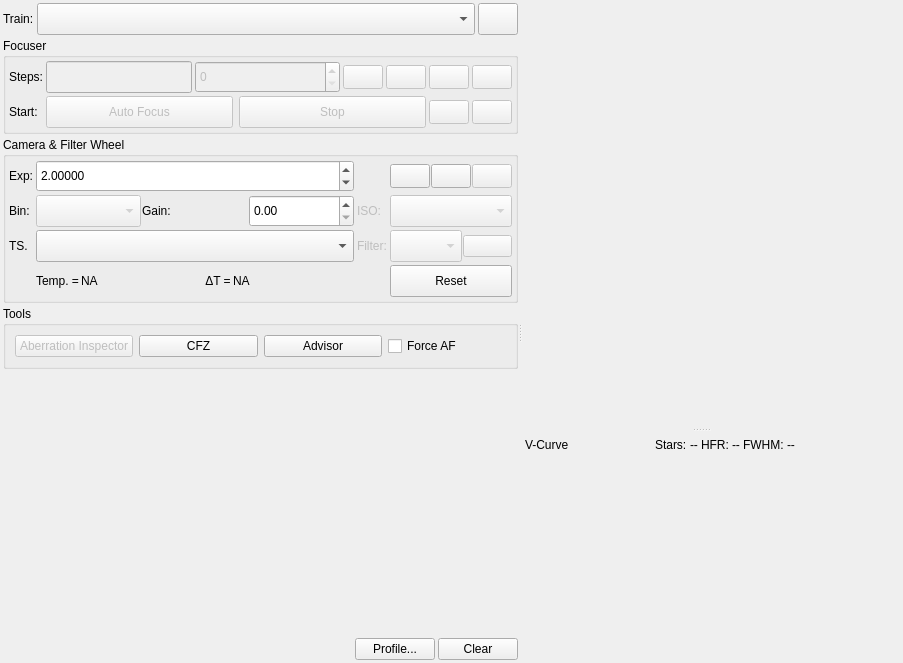
<?xml version="1.0" encoding="UTF-8"?>
<ui version="4.0">
 <class>Focus</class>
 <widget class="QWidget" name="Focus">
  <property name="geometry">
   <rect>
    <x>0</x>
    <y>0</y>
    <width>903</width>
    <height>663</height>
   </rect>
  </property>
  <property name="sizePolicy">
   <sizepolicy hsizetype="Preferred" vsizetype="Fixed">
    <horstretch>0</horstretch>
    <verstretch>0</verstretch>
   </sizepolicy>
  </property>
  <property name="layoutDirection">
   <enum>Qt::LeftToRight</enum>
  </property>
  <layout class="QHBoxLayout" name="horizontalLayout_5">
   <property name="spacing">
    <number>3</number>
   </property>
   <property name="leftMargin">
    <number>3</number>
   </property>
   <property name="topMargin">
    <number>3</number>
   </property>
   <property name="rightMargin">
    <number>3</number>
   </property>
   <property name="bottomMargin">
    <number>3</number>
   </property>
   <item>
    <widget class="QSplitter" name="focusSplitter">
     <property name="orientation">
      <enum>Qt::Horizontal</enum>
     </property>
     <widget class="QWidget" name="layoutWidget">
      <layout class="QVBoxLayout" name="leftLayout" stretch="0,0,0,0,0,0">
       <property name="spacing">
        <number>3</number>
       </property>
       <property name="sizeConstraint">
        <enum>QLayout::SetDefaultConstraint</enum>
       </property>
       <item>
        <layout class="QHBoxLayout" name="trainLayout">
         <property name="spacing">
          <number>3</number>
         </property>
         <property name="sizeConstraint">
          <enum>QLayout::SetFixedSize</enum>
         </property>
         <item>
          <widget class="QLabel" name="trainLabel">
           <property name="sizePolicy">
            <sizepolicy hsizetype="Preferred" vsizetype="Preferred">
             <horstretch>0</horstretch>
             <verstretch>0</verstretch>
            </sizepolicy>
           </property>
           <property name="text">
            <string>Train:</string>
           </property>
          </widget>
         </item>
         <item alignment="Qt::AlignTop">
          <widget class="QComboBox" name="opticalTrainCombo">
           <property name="sizePolicy">
            <sizepolicy hsizetype="MinimumExpanding" vsizetype="Fixed">
             <horstretch>0</horstretch>
             <verstretch>0</verstretch>
            </sizepolicy>
           </property>
           <property name="minimumSize">
            <size>
             <width>0</width>
             <height>32</height>
            </size>
           </property>
          </widget>
         </item>
         <item>
          <widget class="QPushButton" name="trainB">
           <property name="sizePolicy">
            <sizepolicy hsizetype="Minimum" vsizetype="Fixed">
             <horstretch>0</horstretch>
             <verstretch>0</verstretch>
            </sizepolicy>
           </property>
           <property name="minimumSize">
            <size>
             <width>24</width>
             <height>24</height>
            </size>
           </property>
           <property name="maximumSize">
            <size>
             <width>16777215</width>
             <height>32</height>
            </size>
           </property>
           <property name="text">
            <string/>
           </property>
           <property name="icon">
            <iconset theme="document-edit">
             <normaloff>../../../../../../../../../../Projects2/kstars/kstars/ekos/focus</normaloff>../../../../../../../../../../Projects2/kstars/kstars/ekos/focus</iconset>
           </property>
           <property name="iconSize">
            <size>
             <width>24</width>
             <height>24</height>
            </size>
           </property>
          </widget>
         </item>
        </layout>
       </item>
       <item>
        <widget class="QGroupBox" name="focuserGroup">
         <property name="sizePolicy">
          <sizepolicy hsizetype="Preferred" vsizetype="Fixed">
           <horstretch>0</horstretch>
           <verstretch>0</verstretch>
          </sizepolicy>
         </property>
         <property name="title">
          <string>Focuser</string>
         </property>
         <layout class="QGridLayout" name="gridLayout_3">
          <property name="leftMargin">
           <number>3</number>
          </property>
          <property name="topMargin">
           <number>3</number>
          </property>
          <property name="rightMargin">
           <number>3</number>
          </property>
          <property name="bottomMargin">
           <number>3</number>
          </property>
          <property name="spacing">
           <number>3</number>
          </property>
          <item row="3" column="3">
           <widget class="QPushButton" name="stopFocusB">
            <property name="enabled">
             <bool>false</bool>
            </property>
            <property name="sizePolicy">
             <sizepolicy hsizetype="Expanding" vsizetype="Fixed">
              <horstretch>0</horstretch>
              <verstretch>0</verstretch>
             </sizepolicy>
            </property>
            <property name="minimumSize">
             <size>
              <width>0</width>
              <height>32</height>
             </size>
            </property>
            <property name="toolTip">
             <string>Stop Auto Focus process</string>
            </property>
            <property name="text">
             <string>Stop</string>
            </property>
           </widget>
          </item>
          <item row="3" column="6">
           <widget class="QPushButton" name="captureB">
            <property name="enabled">
             <bool>false</bool>
            </property>
            <property name="minimumSize">
             <size>
              <width>24</width>
              <height>24</height>
             </size>
            </property>
            <property name="toolTip">
             <string>Capture image</string>
            </property>
            <property name="text">
             <string/>
            </property>
            <property name="icon">
             <iconset theme="camera-photo">
              <normaloff>../../../../../../../../../../Projects2/kstars/kstars/ekos/focus</normaloff>../../../../../../../../../../Projects2/kstars/kstars/ekos/focus</iconset>
            </property>
            <property name="iconSize">
             <size>
              <width>24</width>
              <height>24</height>
             </size>
            </property>
           </widget>
          </item>
          <item row="1" column="0">
           <widget class="QLabel" name="label_16">
            <property name="text">
             <string>Steps:</string>
            </property>
            <property name="buddy">
             <cstring>absTicksLabel</cstring>
            </property>
           </widget>
          </item>
          <item row="3" column="5">
           <widget class="QPushButton" name="startLoopB">
            <property name="enabled">
             <bool>false</bool>
            </property>
            <property name="minimumSize">
             <size>
              <width>24</width>
              <height>24</height>
             </size>
            </property>
            <property name="toolTip">
             <string>Start framing</string>
            </property>
            <property name="text">
             <string/>
            </property>
            <property name="icon">
             <iconset theme="media-playlist-repeat">
              <normaloff>../../../../../../../../../../Projects2/kstars/kstars/ekos/focus</normaloff>../../../../../../../../../../Projects2/kstars/kstars/ekos/focus</iconset>
            </property>
            <property name="iconSize">
             <size>
              <width>24</width>
              <height>24</height>
             </size>
            </property>
           </widget>
          </item>
          <item row="3" column="0">
           <widget class="QLabel" name="label_22">
            <property name="text">
             <string>Start:</string>
            </property>
            <property name="buddy">
             <cstring>startFocusB</cstring>
            </property>
           </widget>
          </item>
          <item row="3" column="1">
           <widget class="QPushButton" name="startFocusB">
            <property name="enabled">
             <bool>false</bool>
            </property>
            <property name="sizePolicy">
             <sizepolicy hsizetype="Expanding" vsizetype="Fixed">
              <horstretch>0</horstretch>
              <verstretch>0</verstretch>
             </sizepolicy>
            </property>
            <property name="minimumSize">
             <size>
              <width>0</width>
              <height>32</height>
             </size>
            </property>
            <property name="toolTip">
             <string>Start Auto Focus process</string>
            </property>
            <property name="text">
             <string>Auto Focus</string>
            </property>
            <property name="autoDefault">
             <bool>true</bool>
            </property>
            <property name="default">
             <bool>true</bool>
            </property>
           </widget>
          </item>
          <item row="1" column="1" colspan="3">
           <layout class="QHBoxLayout" name="focuserPositionBox" stretch="1,1,0,0">
            <property name="spacing">
             <number>3</number>
            </property>
            <item>
             <widget class="QLineEdit" name="absTicksLabel">
              <property name="enabled">
               <bool>false</bool>
              </property>
              <property name="minimumSize">
               <size>
                <width>0</width>
                <height>32</height>
               </size>
              </property>
              <property name="toolTip">
               <string>Current absolute focuser position</string>
              </property>
              <property name="styleSheet">
               <string notr="true">QLineEdit[readOnly=&quot;true&quot;] { color: gray }</string>
              </property>
              <property name="readOnly">
               <bool>true</bool>
              </property>
             </widget>
            </item>
            <item>
             <widget class="QSpinBox" name="absTicksSpin">
              <property name="enabled">
               <bool>false</bool>
              </property>
              <property name="sizePolicy">
               <sizepolicy hsizetype="Expanding" vsizetype="Fixed">
                <horstretch>0</horstretch>
                <verstretch>0</verstretch>
               </sizepolicy>
              </property>
              <property name="minimumSize">
               <size>
                <width>0</width>
                <height>32</height>
               </size>
              </property>
              <property name="toolTip">
               <string>Desired absolute focus position</string>
              </property>
             </widget>
            </item>
            <item>
             <widget class="QPushButton" name="startGotoB">
              <property name="enabled">
               <bool>false</bool>
              </property>
              <property name="minimumSize">
               <size>
                <width>24</width>
                <height>24</height>
               </size>
              </property>
              <property name="toolTip">
               <string>Go to an absolute focus position</string>
              </property>
              <property name="text">
               <string/>
              </property>
              <property name="icon">
               <iconset theme="run-build">
                <normaloff>../../../../../../../../../../Projects2/kstars/kstars/ekos/focus</normaloff>../../../../../../../../../../Projects2/kstars/kstars/ekos/focus</iconset>
              </property>
              <property name="iconSize">
               <size>
                <width>28</width>
                <height>28</height>
               </size>
              </property>
             </widget>
            </item>
            <item>
             <widget class="QPushButton" name="stopGotoB">
              <property name="enabled">
               <bool>false</bool>
              </property>
              <property name="minimumSize">
               <size>
                <width>24</width>
                <height>24</height>
               </size>
              </property>
              <property name="toolTip">
               <string>Stop focuser motion</string>
              </property>
              <property name="text">
               <string/>
              </property>
              <property name="icon">
               <iconset theme="process-stop">
                <normaloff>../../../../../../../../../../Projects2/kstars/kstars/ekos/focus</normaloff>../../../../../../../../../../Projects2/kstars/kstars/ekos/focus</iconset>
              </property>
              <property name="iconSize">
               <size>
                <width>28</width>
                <height>28</height>
               </size>
              </property>
             </widget>
            </item>
           </layout>
          </item>
          <item row="1" column="6">
           <widget class="QPushButton" name="focusOutB">
            <property name="enabled">
             <bool>false</bool>
            </property>
            <property name="minimumSize">
             <size>
              <width>24</width>
              <height>24</height>
             </size>
            </property>
            <property name="toolTip">
             <string>&lt;html&gt;&lt;head/&gt;&lt;body&gt;&lt;p&gt;Focus Out. Use shift and ctrl key for motion speed up. The factors are configured in the focuser's mechanical options.&lt;/p&gt;&lt;p&gt;For SCTs this is usually CW.&lt;/p&gt;&lt;/body&gt;&lt;/html&gt;</string>
            </property>
            <property name="statusTip">
             <string/>
            </property>
            <property name="text">
             <string/>
            </property>
            <property name="icon">
             <iconset theme="format-align-vertical-top">
              <normaloff>../../../../../../../../../../Projects2/kstars/kstars/ekos/focus</normaloff>../../../../../../../../../../Projects2/kstars/kstars/ekos/focus</iconset>
            </property>
            <property name="iconSize">
             <size>
              <width>24</width>
              <height>24</height>
             </size>
            </property>
           </widget>
          </item>
          <item row="1" column="5">
           <widget class="QPushButton" name="focusInB">
            <property name="enabled">
             <bool>false</bool>
            </property>
            <property name="minimumSize">
             <size>
              <width>24</width>
              <height>24</height>
             </size>
            </property>
            <property name="toolTip">
             <string>&lt;html&gt;&lt;head/&gt;&lt;body&gt;&lt;p&gt;Focus In. Use shift and ctrl key for motion speed up. The factors are configured in the focuser's mechanical options.&lt;/p&gt;&lt;p&gt;For SCTs this is usually CCW.&lt;/p&gt;&lt;/body&gt;&lt;/html&gt;</string>
            </property>
            <property name="statusTip">
             <string/>
            </property>
            <property name="text">
             <string/>
            </property>
            <property name="icon">
             <iconset theme="format-align-vertical-bottom">
              <normaloff>../../../../../../../../../../Projects2/kstars/kstars/ekos/focus</normaloff>../../../../../../../../../../Projects2/kstars/kstars/ekos/focus</iconset>
            </property>
            <property name="iconSize">
             <size>
              <width>24</width>
              <height>24</height>
             </size>
            </property>
           </widget>
          </item>
         </layout>
        </widget>
       </item>
       <item>
        <widget class="QGroupBox" name="ccdGroup">
         <property name="sizePolicy">
          <sizepolicy hsizetype="Preferred" vsizetype="Fixed">
           <horstretch>0</horstretch>
           <verstretch>0</verstretch>
          </sizepolicy>
         </property>
         <property name="title">
          <string>Camera &amp;&amp; Filter Wheel</string>
         </property>
         <layout class="QGridLayout" name="gridLayout_4">
          <property name="leftMargin">
           <number>3</number>
          </property>
          <property name="topMargin">
           <number>3</number>
          </property>
          <property name="rightMargin">
           <number>3</number>
          </property>
          <property name="bottomMargin">
           <number>3</number>
          </property>
          <property name="spacing">
           <number>3</number>
          </property>
          <item row="1" column="1">
           <layout class="QHBoxLayout" name="horizontalLayout_2">
            <property name="spacing">
             <number>1</number>
            </property>
            <item>
             <widget class="QComboBox" name="focusBinning">
              <property name="enabled">
               <bool>false</bool>
              </property>
              <property name="minimumSize">
               <size>
                <width>0</width>
                <height>32</height>
               </size>
              </property>
             </widget>
            </item>
            <item>
             <widget class="QLabel" name="gainLabel">
              <property name="toolTip">
               <string>Exposure time in seconds</string>
              </property>
              <property name="text">
               <string>Gain:</string>
              </property>
              <property name="buddy">
               <cstring>focusGain</cstring>
              </property>
             </widget>
            </item>
            <item>
             <widget class="QDoubleSpinBox" name="focusGain">
              <property name="minimumSize">
               <size>
                <width>0</width>
                <height>32</height>
               </size>
              </property>
             </widget>
            </item>
           </layout>
          </item>
          <item row="0" column="0">
           <widget class="QLabel" name="focusExposureLabel">
            <property name="toolTip">
             <string>Exposure time in seconds</string>
            </property>
            <property name="text">
             <string>Exp:</string>
            </property>
            <property name="buddy">
             <cstring>focusExposure</cstring>
            </property>
           </widget>
          </item>
          <item row="2" column="1">
           <widget class="QComboBox" name="defaultFocusTemperatureSource">
            <property name="minimumSize">
             <size>
              <width>0</width>
              <height>32</height>
             </size>
            </property>
            <property name="toolTip">
             <string>Select focuser temperature source</string>
            </property>
           </widget>
          </item>
          <item row="1" column="0">
           <widget class="QLabel" name="focusBinningLabel">
            <property name="text">
             <string>Bin:</string>
            </property>
            <property name="buddy">
             <cstring>focusBinning</cstring>
            </property>
           </widget>
          </item>
          <item row="2" column="3">
           <layout class="QHBoxLayout" name="horizontalLayout_10">
            <property name="spacing">
             <number>1</number>
            </property>
            <item>
             <widget class="QComboBox" name="focusFilter">
              <property name="enabled">
               <bool>false</bool>
              </property>
              <property name="minimumSize">
               <size>
                <width>0</width>
                <height>32</height>
               </size>
              </property>
             </widget>
            </item>
            <item>
             <widget class="QPushButton" name="filterManagerB">
              <property name="enabled">
               <bool>false</bool>
              </property>
              <property name="toolTip">
               <string>Filter Settings...</string>
              </property>
              <property name="text">
               <string/>
              </property>
              <property name="icon">
               <iconset theme="view-filter">
                <normaloff>../../../../../../../../../../Projects2/kstars/kstars/ekos/focus</normaloff>../../../../../../../../../../Projects2/kstars/kstars/ekos/focus</iconset>
              </property>
              <property name="iconSize">
               <size>
                <width>24</width>
                <height>24</height>
               </size>
              </property>
             </widget>
            </item>
           </layout>
          </item>
          <item row="2" column="0">
           <widget class="QLabel" name="temperatureSourceLabel">
            <property name="toolTip">
             <string>Focuser temperature source</string>
            </property>
            <property name="text">
             <string>TS.</string>
            </property>
            <property name="buddy">
             <cstring>defaultFocusTemperatureSource</cstring>
            </property>
           </widget>
          </item>
          <item row="0" column="3">
           <layout class="QHBoxLayout" name="horizontalLayout_3">
            <property name="spacing">
             <number>1</number>
            </property>
            <item>
             <widget class="QPushButton" name="toggleFullScreenB">
              <property name="minimumSize">
               <size>
                <width>24</width>
                <height>24</height>
               </size>
              </property>
              <property name="toolTip">
               <string>Toggle Full Screen</string>
              </property>
              <property name="text">
               <string/>
              </property>
              <property name="iconSize">
               <size>
                <width>24</width>
                <height>24</height>
               </size>
              </property>
             </widget>
            </item>
            <item>
             <widget class="QPushButton" name="showFITSViewerB">
              <property name="minimumSize">
               <size>
                <width>24</width>
                <height>24</height>
               </size>
              </property>
              <property name="toolTip">
               <string>Show in FITS Viewer...</string>
              </property>
              <property name="text">
               <string/>
              </property>
              <property name="iconSize">
               <size>
                <width>24</width>
                <height>24</height>
               </size>
              </property>
             </widget>
            </item>
            <item>
             <widget class="QPushButton" name="liveVideoB">
              <property name="enabled">
               <bool>false</bool>
              </property>
              <property name="minimumSize">
               <size>
                <width>24</width>
                <height>24</height>
               </size>
              </property>
              <property name="toolTip">
               <string>Live Video...</string>
              </property>
              <property name="text">
               <string/>
              </property>
              <property name="icon">
               <iconset theme="camera-off">
                <normaloff>../../../../../../../../../../Projects2/kstars/kstars/ekos/focus</normaloff>../../../../../../../../../../Projects2/kstars/kstars/ekos/focus</iconset>
              </property>
              <property name="iconSize">
               <size>
                <width>24</width>
                <height>24</height>
               </size>
              </property>
              <property name="checkable">
               <bool>true</bool>
              </property>
             </widget>
            </item>
           </layout>
          </item>
          <item row="2" column="2">
           <widget class="QLabel" name="FilterPosLabel">
            <property name="enabled">
             <bool>false</bool>
            </property>
            <property name="toolTip">
             <string>Number of images to capture</string>
            </property>
            <property name="whatsThis">
             <string/>
            </property>
            <property name="text">
             <string>Filter:</string>
            </property>
            <property name="buddy">
             <cstring>focusFilter</cstring>
            </property>
           </widget>
          </item>
          <item row="1" column="3">
           <widget class="QComboBox" name="focusISO">
            <property name="enabled">
             <bool>false</bool>
            </property>
            <property name="minimumSize">
             <size>
              <width>0</width>
              <height>32</height>
             </size>
            </property>
           </widget>
          </item>
          <item row="0" column="1">
           <layout class="QHBoxLayout" name="horizontalLayout">
            <property name="spacing">
             <number>1</number>
            </property>
            <item>
             <widget class="ExposureWidget" name="focusExposure">
              <property name="minimumSize">
               <size>
                <width>0</width>
                <height>32</height>
               </size>
              </property>
              <property name="decimals">
               <number>5</number>
              </property>
              <property name="minimum">
               <double>0.000010000000000</double>
              </property>
              <property name="maximum">
               <double>300.000000000000000</double>
              </property>
              <property name="singleStep">
               <double>1.000000000000000</double>
              </property>
              <property name="stepType">
               <enum>QAbstractSpinBox::DefaultStepType</enum>
              </property>
              <property name="value">
               <double>2.000000000000000</double>
              </property>
             </widget>
            </item>
           </layout>
          </item>
          <item row="3" column="1">
           <layout class="QHBoxLayout" name="horizontalLayout_11" stretch="0,1,0,1">
            <property name="spacing">
             <number>2</number>
            </property>
            <item>
             <widget class="QLabel" name="label_30">
              <property name="toolTip">
               <string>Source temperature in Celsius</string>
              </property>
              <property name="text">
               <string>Temp. =</string>
              </property>
             </widget>
            </item>
            <item>
             <widget class="QLabel" name="absoluteTemperatureLabel">
              <property name="sizePolicy">
               <sizepolicy hsizetype="MinimumExpanding" vsizetype="Preferred">
                <horstretch>0</horstretch>
                <verstretch>0</verstretch>
               </sizepolicy>
              </property>
              <property name="toolTip">
               <string>Source temperature in Celsius</string>
              </property>
              <property name="frameShape">
               <enum>QFrame::NoFrame</enum>
              </property>
              <property name="text">
               <string>NA</string>
              </property>
              <property name="alignment">
               <set>Qt::AlignLeading|Qt::AlignLeft|Qt::AlignVCenter</set>
              </property>
             </widget>
            </item>
            <item>
             <widget class="QLabel" name="label_31">
              <property name="toolTip">
               <string>Delta temperature in Celsius. It is the difference between the last recorded temperature when autofocus was successful and the current source temperature.</string>
              </property>
              <property name="text">
               <string>ΔT =</string>
              </property>
              <property name="alignment">
               <set>Qt::AlignCenter</set>
              </property>
             </widget>
            </item>
            <item>
             <widget class="QLabel" name="deltaTemperatureLabel">
              <property name="sizePolicy">
               <sizepolicy hsizetype="MinimumExpanding" vsizetype="Preferred">
                <horstretch>0</horstretch>
                <verstretch>0</verstretch>
               </sizepolicy>
              </property>
              <property name="toolTip">
               <string>Delta temperature in Celsius. It is the difference between the last recorded temperature when autofocus was successful and the current source temperature.</string>
              </property>
              <property name="frameShape">
               <enum>QFrame::NoFrame</enum>
              </property>
              <property name="text">
               <string>NA</string>
              </property>
              <property name="alignment">
               <set>Qt::AlignLeading|Qt::AlignLeft|Qt::AlignVCenter</set>
              </property>
             </widget>
            </item>
           </layout>
          </item>
          <item row="1" column="2">
           <widget class="QLabel" name="ISOLabel">
            <property name="enabled">
             <bool>false</bool>
            </property>
            <property name="text">
             <string>ISO:</string>
            </property>
            <property name="buddy">
             <cstring>focusISO</cstring>
            </property>
           </widget>
          </item>
          <item row="3" column="3">
           <widget class="QPushButton" name="resetFrameB">
            <property name="minimumSize">
             <size>
              <width>0</width>
              <height>32</height>
             </size>
            </property>
            <property name="toolTip">
             <string>Reset focus subframe to full capture</string>
            </property>
            <property name="text">
             <string>Reset</string>
            </property>
            <property name="icon">
             <iconset theme="edit-delete">
              <normaloff>../../../../../../../../../../Projects2/kstars/kstars/ekos/focus</normaloff>../../../../../../../../../../Projects2/kstars/kstars/ekos/focus</iconset>
            </property>
           </widget>
          </item>
         </layout>
        </widget>
       </item>
       <item>
        <widget class="QGroupBox" name="toolsGroup">
         <property name="sizePolicy">
          <sizepolicy hsizetype="Preferred" vsizetype="Fixed">
           <horstretch>0</horstretch>
           <verstretch>0</verstretch>
          </sizepolicy>
         </property>
         <property name="title">
          <string>Tools</string>
         </property>
         <layout class="QHBoxLayout" name="horizontalLayout_8">
          <item>
           <widget class="QPushButton" name="startAbInsB">
            <property name="enabled">
             <bool>false</bool>
            </property>
            <property name="minimumSize">
             <size>
              <width>0</width>
              <height>0</height>
             </size>
            </property>
            <property name="toolTip">
             <string>&lt;html&gt;&lt;head/&gt;&lt;body&gt;&lt;p&gt;Run Aberration Inspector (Auto Focus will run first to collect data).&lt;/p&gt;&lt;p&gt;Note: Mosaic Mask must be set to activate this button.&lt;/p&gt;&lt;p&gt;This is an experimental feature.&lt;/p&gt;&lt;/body&gt;&lt;/html&gt;</string>
            </property>
            <property name="text">
             <string>Aberration Inspector</string>
            </property>
           </widget>
          </item>
          <item>
           <widget class="QPushButton" name="cfzB">
            <property name="text">
             <string>CFZ</string>
            </property>
           </widget>
          </item>
          <item>
           <widget class="QPushButton" name="advisorB">
            <property name="text">
             <string>Advisor</string>
            </property>
           </widget>
          </item>
          <item>
           <widget class="QCheckBox" name="forceInSeqAF">
            <property name="toolTip">
             <string>&lt;html&gt;&lt;head/&gt;&lt;body&gt;&lt;p&gt;Check to force an ad-hoc In-Sequence Autofocus at the completion of the current subframe.&lt;/p&gt;&lt;/body&gt;&lt;/html&gt;</string>
            </property>
            <property name="text">
             <string>Force AF</string>
            </property>
           </widget>
          </item>
         </layout>
        </widget>
       </item>
       <item>
        <spacer name="verticalSpacer">
         <property name="orientation">
          <enum>Qt::Vertical</enum>
         </property>
         <property name="sizeHint" stdset="0">
          <size>
           <width>20</width>
           <height>40</height>
          </size>
         </property>
        </spacer>
       </item>
       <item>
        <layout class="QHBoxLayout" name="horizontalLayout_6">
         <item>
          <spacer name="horizontalSpacer_5">
           <property name="orientation">
            <enum>Qt::Horizontal</enum>
           </property>
           <property name="sizeHint" stdset="0">
            <size>
             <width>40</width>
             <height>20</height>
            </size>
           </property>
          </spacer>
         </item>
         <item>
          <widget class="CaptureHistoryNavigation" name="focusHistoryNavigation" native="true">
           <property name="minimumSize">
            <size>
             <width>40</width>
             <height>16</height>
            </size>
           </property>
          </widget>
         </item>
         <item>
          <layout class="QHBoxLayout" name="horizontalLayout_7">
           <item>
            <spacer name="horizontalSpacer">
             <property name="orientation">
              <enum>Qt::Horizontal</enum>
             </property>
             <property name="sizeType">
              <enum>QSizePolicy::Expanding</enum>
             </property>
             <property name="sizeHint" stdset="0">
              <size>
               <width>40</width>
               <height>13</height>
              </size>
             </property>
            </spacer>
           </item>
          </layout>
         </item>
         <item>
          <widget class="QPushButton" name="relativeProfileB">
           <property name="sizePolicy">
            <sizepolicy hsizetype="Minimum" vsizetype="Fixed">
             <horstretch>0</horstretch>
             <verstretch>0</verstretch>
            </sizepolicy>
           </property>
           <property name="text">
            <string>Profile...</string>
           </property>
          </widget>
         </item>
         <item>
          <widget class="QPushButton" name="clearDataB">
           <property name="text">
            <string>Clear</string>
           </property>
          </widget>
         </item>
        </layout>
       </item>
      </layout>
     </widget>
     <widget class="QSplitter" name="rightLayout">
      <property name="sizePolicy">
       <sizepolicy hsizetype="Expanding" vsizetype="Expanding">
        <horstretch>0</horstretch>
        <verstretch>0</verstretch>
       </sizepolicy>
      </property>
      <property name="orientation">
       <enum>Qt::Vertical</enum>
      </property>
      <widget class="QWidget" name="focusingWidget" native="true">
       <property name="sizePolicy">
        <sizepolicy hsizetype="Expanding" vsizetype="Expanding">
         <horstretch>0</horstretch>
         <verstretch>0</verstretch>
        </sizepolicy>
       </property>
       <property name="minimumSize">
        <size>
         <width>320</width>
         <height>240</height>
        </size>
       </property>
       <property name="sizeIncrement">
        <size>
         <width>40</width>
         <height>30</height>
        </size>
       </property>
      </widget>
      <widget class="QWidget" name="widget_4" native="true">
       <property name="sizePolicy">
        <sizepolicy hsizetype="Expanding" vsizetype="Expanding">
         <horstretch>0</horstretch>
         <verstretch>0</verstretch>
        </sizepolicy>
       </property>
       <property name="minimumSize">
        <size>
         <width>0</width>
         <height>200</height>
        </size>
       </property>
       <layout class="QVBoxLayout" name="verticalLayout_4">
        <property name="spacing">
         <number>3</number>
        </property>
        <property name="leftMargin">
         <number>3</number>
        </property>
        <property name="topMargin">
         <number>3</number>
        </property>
        <property name="rightMargin">
         <number>3</number>
        </property>
        <property name="bottomMargin">
         <number>3</number>
        </property>
        <item>
         <layout class="QHBoxLayout" name="horizontalLayout_9">
          <item>
           <widget class="QLabel" name="label">
            <property name="text">
             <string>V-Curve</string>
            </property>
           </widget>
          </item>
          <item>
           <spacer name="horizontalSpacer_2">
            <property name="orientation">
             <enum>Qt::Horizontal</enum>
            </property>
            <property name="sizeHint" stdset="0">
             <size>
              <width>40</width>
              <height>20</height>
             </size>
            </property>
           </spacer>
          </item>
          <item>
           <widget class="QLabel" name="starsLabel">
            <property name="text">
             <string>Stars:</string>
            </property>
           </widget>
          </item>
          <item>
           <widget class="QLabel" name="starsOut">
            <property name="text">
             <string>--</string>
            </property>
           </widget>
          </item>
          <item>
           <widget class="QLabel" name="hfrLabel">
            <property name="text">
             <string>HFR:</string>
            </property>
           </widget>
          </item>
          <item>
           <widget class="QLabel" name="HFROut">
            <property name="text">
             <string>--</string>
            </property>
           </widget>
          </item>
          <item>
           <widget class="QLabel" name="fwhmLabel">
            <property name="text">
             <string>FWHM:</string>
            </property>
           </widget>
          </item>
          <item>
           <widget class="QLabel" name="FWHMOut">
            <property name="text">
             <string>--</string>
            </property>
           </widget>
          </item>
          <item>
           <spacer name="horizontalSpacer_7">
            <property name="orientation">
             <enum>Qt::Horizontal</enum>
            </property>
            <property name="sizeHint" stdset="0">
             <size>
              <width>40</width>
              <height>20</height>
             </size>
            </property>
           </spacer>
          </item>
         </layout>
        </item>
        <item>
         <widget class="FocusHFRVPlot" name="HFRPlot" native="true">
          <property name="sizePolicy">
           <sizepolicy hsizetype="Expanding" vsizetype="Expanding">
            <horstretch>0</horstretch>
            <verstretch>0</verstretch>
           </sizepolicy>
          </property>
          <property name="minimumSize">
           <size>
            <width>200</width>
            <height>100</height>
           </size>
          </property>
         </widget>
        </item>
       </layout>
      </widget>
     </widget>
    </widget>
   </item>
   <item>
    <spacer name="verticalSpacer_6">
     <property name="orientation">
      <enum>Qt::Vertical</enum>
     </property>
     <property name="sizeHint" stdset="0">
      <size>
       <width>20</width>
       <height>40</height>
      </size>
     </property>
    </spacer>
   </item>
  </layout>
 </widget>
 <customwidgets>
  <customwidget>
   <class>FocusHFRVPlot</class>
   <extends>QWidget</extends>
   <header>ekos/focus/focushfrvplot.h</header>
   <container>1</container>
  </customwidget>
  <customwidget>
   <class>ExposureWidget</class>
   <extends>QDoubleSpinBox</extends>
   <header>ekos/focus/exposurewidget.h</header>
  </customwidget>
  <customwidget>
   <class>CaptureHistoryNavigation</class>
   <extends>QWidget</extends>
   <header>ekos/capture/capturehistorynavigation.h</header>
   <container>1</container>
  </customwidget>
 </customwidgets>
 <tabstops>
  <tabstop>opticalTrainCombo</tabstop>
  <tabstop>trainB</tabstop>
  <tabstop>startFocusB</tabstop>
  <tabstop>stopFocusB</tabstop>
  <tabstop>startLoopB</tabstop>
  <tabstop>captureB</tabstop>
  <tabstop>focusExposure</tabstop>
  <tabstop>toggleFullScreenB</tabstop>
  <tabstop>showFITSViewerB</tabstop>
  <tabstop>liveVideoB</tabstop>
  <tabstop>focusBinning</tabstop>
  <tabstop>focusGain</tabstop>
  <tabstop>focusISO</tabstop>
  <tabstop>defaultFocusTemperatureSource</tabstop>
  <tabstop>focusFilter</tabstop>
  <tabstop>filterManagerB</tabstop>
  <tabstop>resetFrameB</tabstop>
  <tabstop>relativeProfileB</tabstop>
 </tabstops>
 <resources/>
 <connections/>
</ui>
